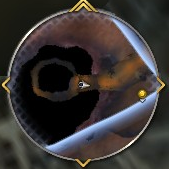
#> input picture tests/fixtures/minimap/cocoon_below_dim_1600x829.png, 169 x 169 px; its folder holds only this picture in this run
$ python world_map_scan.py ../tests/fixtures/minimap/cocoon_below_dim_1600x829.png
#> lines starting #> are read from the running program, lines starting #| are printed output that depends on the picture; after the words box and inside, x2 and y2 are one past the last pixel; in counts of white or black regions, pixels touching at a corner belong together
### src/wowbot/vision/world_map_raster.py
from __future__ import annotations

from dataclasses import dataclass
from collections import deque
import math
from typing import Iterable

import numpy as np

from .models import DetectedFeature, FeatureType, MapPoint
from .opencv_backend import OpenCvComputeBackend, create_opencv_backend

try:
    import cv2  # type: ignore
except Exception:  # pragma: no cover
    cv2 = None


@dataclass(frozen=True, slots=True)
class WorldMapRasterConfig:
    """Calibration-first World Map raster profile.

    Coordinates are relative to the full screenshot. The default profile matches the
    12.1.5 Exile's Reach World Map screenshot supplied for the M7.3 calibration run.
    The detector remains deliberately conservative: it produces feature candidates,
    not authoritative route topology.
    """

    roi_left: float = 0.045
    roi_top: float = 0.108
    roi_right: float = 0.955
    roi_bottom: float = 0.958
    # Fixed exclusion for a future top-left AIPC strip. This is relative to the map ROI.
    exclude_left: float = 0.0
    exclude_top: float = 0.0
    exclude_right: float = 0.0
    exclude_bottom: float = 0.075
    downsample_width: int = 900
    min_component_area_ratio: float = 0.000015
    max_component_area_ratio: float = 0.06
    max_components: int = 180
    corridor_min_line_length: int = 22
    corridor_max_line_gap: int = 9
    hough_threshold: int = 24
    junction_radius_px: int = 11
    junction_branch_min: int = 3
    min_corridor_elongation: float = 2.4
    max_feature_count: int = 80


class WorldMapRasterFeatureExtractor:
    """Extract conservative road/path/intersection candidates from a World Map image."""

    def __init__(self, config: WorldMapRasterConfig | None = None,
                 *, compute_backend: OpenCvComputeBackend | None = None) -> None:
        self.config = config or WorldMapRasterConfig()
        self.compute_backend = compute_backend if compute_backend is not None else create_opencv_backend()

    # [4 lines left out: function compute_diagnostics, not called in this run]

    def extract(self, image: np.ndarray) -> tuple[DetectedFeature, ...]:
        rgb = _as_rgb(image)
        cropped, origin = _crop_roi_with_origin(rgb, self.config)
        if cropped.size == 0:
            return ()
        scale = 1.0
        work = cropped
        if self.config.downsample_width and cropped.shape[1] > self.config.downsample_width:
            scale = self.config.downsample_width / cropped.shape[1]
            new_h = max(1, int(round(cropped.shape[0] * scale)))
            if cv2 is not None:
                work = self.compute_backend.resize(
                    cropped, (self.config.downsample_width, new_h), interpolation=cv2.INTER_AREA)
            else:
                work = cropped[::max(1, int(round(1 / scale))), ::max(1, int(round(1 / scale)))]

        mask = self._corridor_mask(work)
        mask = _apply_exclusion_mask(mask, self.config)
        features = self._extract_corridors(mask, scale, origin, cropped.shape[1], cropped.shape[0])
        features.extend(self._detect_intersections(mask, scale, origin))
        features = _dedupe_features(features)
        features.sort(key=lambda f: (-f.confidence, f.feature_type.value, f.center.y, f.center.x))
        return tuple(features[: self.config.max_feature_count])

    def _corridor_mask(self, rgb: np.ndarray) -> np.ndarray:
        if cv2 is not None:
            # Roads in the supplied map are thin, locally contrasting corridors. Use
            # Canny + a mild morphological close, then reject extremely dense texture.
            _gray, closed, contrast = self.compute_backend.raster_corridor_primitives(rgb)
            # Avoid a pure edge map being interpreted as roads by requiring local
            # luminance contrast around edge pixels.
            return (closed > 0) & (contrast >= 8)
        return _fallback_edge_mask(rgb)

    def _extract_corridors(self, mask: np.ndarray, scale: float, origin: tuple[int, int], full_w: int, full_h: int) -> list[DetectedFeature]:
        h, w = mask.shape
        features: list[DetectedFeature] = []
        min_area = max(6, int(h * w * self.config.min_component_area_ratio))
        max_area = max(min_area, int(h * w * self.config.max_component_area_ratio))
        if cv2 is not None:
            num, labels, stats, centroids = cv2.connectedComponentsWithStats(mask.astype(np.uint8), connectivity=8)
            indices = range(1, num)
            indices = sorted(indices, key=lambda i: int(stats[i, cv2.CC_STAT_AREA]), reverse=True)[: self.config.max_components]
            for i in indices:
                area = int(stats[i, cv2.CC_STAT_AREA])
                if area < min_area or area > max_area:
                    continue
                x, y, bw, bh = (int(stats[i, j]) for j in range(4))
                elongation = max(bw, bh) / max(1, min(bw, bh))
                if elongation < self.config.min_corridor_elongation:
                    continue
                cx, cy = map(float, centroids[i])
                confidence = min(0.9, 0.40 + 0.20 * min(1.0, elongation / 8.0) + 0.20 * min(1.0, area / max(40, max(bw, bh) * 2)))
                feature_type = FeatureType.ROAD if elongation >= 3.5 else FeatureType.PATH
                ox, oy = origin
                features.append(DetectedFeature(feature_type, MapPoint((cx / scale) + ox, (cy / scale) + oy), confidence, bw / scale, bh / scale, {"source": "world_map_raster", "candidate": "true", "elongation": f"{elongation:.2f}"}))
            return features

        for comp in _components(mask, max_components=self.config.max_components):
            area = len(comp)
            if area < min_area or area > max_area:
                continue
            ys = np.fromiter((p[0] for p in comp), dtype=np.float32)
            xs = np.fromiter((p[1] for p in comp), dtype=np.float32)
            bw = float(xs.max() - xs.min() + 1)
            bh = float(ys.max() - ys.min() + 1)
            elongation = max(bw, bh) / max(1.0, min(bw, bh))
            if elongation < self.config.min_corridor_elongation:
                continue
            ox, oy = origin
            cx, cy = float(xs.mean()), float(ys.mean())
            feature_type = FeatureType.ROAD if elongation >= 3.5 else FeatureType.PATH
            confidence = min(0.9, 0.4 + 0.2 * min(1.0, elongation / 8.0))
            features.append(DetectedFeature(feature_type, MapPoint((cx / scale) + ox, (cy / scale) + oy), confidence, bw / scale, bh / scale, {"source": "world_map_raster", "candidate": "true"}))
        return features

    def _detect_intersections(self, mask: np.ndarray, scale: float, origin: tuple[int, int]) -> list[DetectedFeature]:
        if cv2 is None:
            return _fallback_intersections(mask, scale, origin, self.config.junction_radius_px)
        radius = max(4, self.config.junction_radius_px)
        kernel = cv2.getStructuringElement(cv2.MORPH_ELLIPSE, (2 * radius + 1, 2 * radius + 1))
        density = cv2.filter2D(mask.astype(np.uint8), -1, kernel, borderType=cv2.BORDER_CONSTANT)
        ys, xs = np.where(density >= max(12, int(kernel.sum() * 0.16)))
        picked: list[tuple[int, int]] = []
        for x, y in zip(xs.tolist(), ys.tolist()):
            if any((x - px) ** 2 + (y - py) ** 2 < (radius * 2) ** 2 for px, py in picked):
                continue
            patch = mask[max(0, y-radius):min(mask.shape[0], y+radius+1), max(0, x-radius):min(mask.shape[1], x+radius+1)]
            branches = _branch_count_fast(patch)
            if branches >= self.config.junction_branch_min:
                picked.append((x, y))
        ox, oy = origin
        return [DetectedFeature(FeatureType.INTERSECTION, MapPoint(x / scale + ox, y / scale + oy), min(0.95, 0.56 + 0.08 * branches), metadata={"source": "world_map_raster", "candidate": "true", "branches": str(branches)}) for x, y in picked[:40] for branches in [_branch_count_fast(mask[max(0, y-radius):min(mask.shape[0], y+radius+1), max(0, x-radius):min(mask.shape[1], x+radius+1)])]]


def _as_rgb(image: np.ndarray) -> np.ndarray:
    if image.ndim != 3 or image.shape[2] not in (3, 4):
        raise ValueError("expected image array shaped (H,W,3) or (H,W,4)")
    return image[..., :3]


def _crop_roi_with_origin(image: np.ndarray, cfg: WorldMapRasterConfig) -> tuple[np.ndarray, tuple[int, int]]:
    h, w, _ = image.shape
    x0 = int(np.clip(cfg.roi_left, 0, 1) * w)
    y0 = int(np.clip(cfg.roi_top, 0, 1) * h)
    x1 = int(np.clip(cfg.roi_right, 0, 1) * w)
    y1 = int(np.clip(cfg.roi_bottom, 0, 1) * h)
    return image[y0:y1, x0:x1], (x0, y0)


def _apply_exclusion_mask(mask: np.ndarray, cfg: WorldMapRasterConfig) -> np.ndarray:
    out = mask.copy()
    h, w = out.shape
    x0 = int(np.clip(cfg.exclude_left, 0, 1) * w)
    y0 = int(np.clip(cfg.exclude_top, 0, 1) * h)
    x1 = int(np.clip(cfg.exclude_right, 0, 1) * w)
    y1 = int(np.clip(cfg.exclude_bottom, 0, 1) * h)
    if x1 > x0 and y1 > y0:
        out[y0:y1, x0:x1] = False
    return out


def _branch_count_fast(patch: np.ndarray) -> int:
    if patch.size == 0:
        return 0
    h, w = patch.shape
    cy, cx = h // 2, w // 2
    if not patch[cy, cx]:
        ys, xs = np.where(patch)
        if len(xs) == 0:
            return 0
        cy, cx = int(ys[len(ys)//2]), int(xs[len(xs)//2])
    radius = max(2, min(h, w) // 3)
    dirs = ((-1,0),(0,1),(1,0),(0,-1),(-1,1),(1,1),(1,-1),(-1,-1))
    occupied = []
    for dy, dx in dirs:
        y = int(np.clip(cy + dy * radius, 0, h - 1)); x = int(np.clip(cx + dx * radius, 0, w - 1))
        occupied.append(bool(patch[y, x]))
    return sum(occupied)


# [58 lines left out: functions _fallback_edge_mask, _fallback_intersections, _components, not called in this run]


def _dedupe_features(features: list[DetectedFeature]) -> list[DetectedFeature]:
    out: list[DetectedFeature] = []
    for f in features:
        if any(g.feature_type == f.feature_type and math.hypot(g.center.x-f.center.x, g.center.y-f.center.y) < 14 for g in out):
            continue
        out.append(f)
    return out

### src/wowbot/vision/opencv_backend.py
"""Capability-gated OpenCV CPU/CUDA execution for vision preprocessing.

The CUDA path is optional and never an authority or a semantic shortcut.  A
normal PyPI OpenCV build commonly exposes ``cv2.cuda`` while containing no
CUDA device code; therefore module presence alone is deliberately insufficient.
Every fused operation falls back atomically to its CPU equivalent on an
unsupported primitive or runtime CUDA error.
"""
from __future__ import annotations

from dataclasses import asdict, dataclass
import os
from typing import Any

import numpy as np

try:  # pragma: no cover - import failure is exercised through injection
    import cv2 as _cv2  # type: ignore
except Exception:  # pragma: no cover
    _cv2 = None


@dataclass(frozen=True, slots=True)
class OpenCvBackendStatus:
    requested: str
    active: str
    cuda_device_count: int
    cuda_available: bool
    reason: str
    accelerated_batches: int
    cpu_batches: int
    runtime_fallbacks: int
    last_fallback_reason: str | None


class OpenCvComputeBackend:
    """Run eligible OpenCV batches on CUDA and retain a lossless CPU fallback.

    ``AUTO`` is the production default.  ``CUDA`` requests acceleration but is
    intentionally non-strict: an AMD/Intel machine, a CPU-only OpenCV wheel, or
    a CUDA runtime error selects CPU and remains operational.  This class keeps
    uploads/downloads at batch boundaries instead of bouncing every primitive
    between host and device memory.
    """

    _MODES = {"AUTO", "CPU", "CUDA"}
    _REQUIRED_CUDA_APIS = (
        "cvtColor", "resize", "createGaussianFilter",
        "createBoxFilter", "createCannyEdgeDetector",
        "createMorphologyFilter", "absdiff", "split",
    )

    def __init__(self, mode: str | None = None, *, cv_module: Any = None) -> None:
        self.cv = _cv2 if cv_module is None else cv_module
        # OpenCV otherwise defaults to every logical CPU (12 on the live
        # laptop). PyTorch/Ultralytics has its own pool, so concurrent detector
        # refreshes caused severe oversubscription and 500-900 ms tracker
        # stalls. Small vision ROIs are faster and much steadier with a bounded
        # pool. This affects execution only, never perception semantics.
        try:
            cv_threads = max(1, int(os.getenv("WOWBOT_OPENCV_THREADS", "2")))
            if self.cv is not None and hasattr(self.cv, "setNumThreads"):
                self.cv.setNumThreads(cv_threads)
        except (TypeError, ValueError):
            cv_threads = 2
        self.cpu_thread_limit = cv_threads
        requested = str(mode or os.getenv("WOWBOT_OPENCV_BACKEND", "AUTO")).upper()
        if requested not in self._MODES:
            raise ValueError("WOWBOT_OPENCV_BACKEND must be AUTO, CPU, or CUDA")
        self.requested = requested
        self._accelerated_batches = 0
        self._cpu_batches = 0
        self._runtime_fallbacks = 0
        self._last_fallback_reason: str | None = None
        self.cuda_device_count, capability_reason = self._probe_cuda()
        self.cuda_available = self.cuda_device_count > 0 and capability_reason == "cuda_ready"
        if requested == "CPU":
            self.active, self.reason = "CPU", "cpu_requested"
        elif self.cuda_available:
            self.active, self.reason = "CUDA", "cuda_ready"
        else:
            self.active, self.reason = "CPU", capability_reason

    def _probe_cuda(self) -> tuple[int, str]:
        if self.cv is None:
            return 0, "opencv_unavailable"
        cuda = getattr(self.cv, "cuda", None)
        gpu_mat = getattr(self.cv, "cuda_GpuMat", None)
        if cuda is None or gpu_mat is None:
            return 0, "opencv_cuda_api_missing"
        try:
            count = int(cuda.getCudaEnabledDeviceCount())
        except Exception as exc:
            return 0, f"cuda_probe_failed:{type(exc).__name__}"
        if count <= 0:
            return 0, "no_cuda_enabled_opencv_device"
        missing = [name for name in self._REQUIRED_CUDA_APIS if not hasattr(cuda, name)]
        if missing:
            return count, "cuda_primitives_missing:" + ",".join(missing)
        return count, "cuda_ready"

    # [12 lines left out: function status, not called in this run]

    def diagnostics(self) -> dict[str, Any]:
        return {**asdict(self.status()), "cpu_thread_limit": self.cpu_thread_limit}

    # [38 lines left out: functions resize, world3d_gray, not called in this run]

    def raster_corridor_primitives(self, rgb: np.ndarray) -> tuple[np.ndarray, np.ndarray, np.ndarray]:
        """Return gray, closed-edge and local-contrast images as one batch."""
        if self.active == "CUDA":
            try:
                gpu = self._upload(rgb)
                gray = self.cv.cuda.cvtColor(gpu, self.cv.COLOR_RGB2GRAY)
                canny = self.cv.cuda.createCannyEdgeDetector(45., 115., 3, True)
                edges = canny.detect(gray)
                kernel = self.cv.getStructuringElement(self.cv.MORPH_ELLIPSE, (3, 3))
                morph = self.cv.cuda.createMorphologyFilter(
                    self.cv.MORPH_CLOSE, edges.type(), kernel)
                closed = morph.apply(edges)
                mean_filter = self.cv.cuda.createBoxFilter(gray.type(), gray.type(), (9, 9))
                local_mean = mean_filter.apply(gray)
                contrast = self.cv.cuda.absdiff(gray, local_mean)
                result = gray.download(), closed.download(), contrast.download()
                self._accelerated_batches += 1
                return result
            except Exception as exc:
                self._record_fallback("raster_corridor_primitives", exc)
        self._cpu_batches += 1
        gray = self.cv.cvtColor(rgb, self.cv.COLOR_RGB2GRAY)
        edges = self.cv.Canny(gray, 45, 115, L2gradient=True)
        kernel = self.cv.getStructuringElement(self.cv.MORPH_ELLIPSE, (3, 3))
        closed = self.cv.morphologyEx(edges, self.cv.MORPH_CLOSE, kernel, iterations=1)
        local_mean = self.cv.blur(gray, (9, 9))
        return gray, closed, self.cv.absdiff(gray, local_mean)

    # [48 lines left out: functions graph_line_primitives, morphology_close, _upload, not called in this run]

    def _record_fallback(self, operation: str, exc: Exception) -> None:
        self._runtime_fallbacks += 1
        self._last_fallback_reason = f"{operation}:{type(exc).__name__}:{exc}"


def create_opencv_backend(mode: str | None = None) -> OpenCvComputeBackend | None:
    """Return a usable backend, or ``None`` when OpenCV is not installed."""
    if _cv2 is None:
        return None
    return OpenCvComputeBackend(mode)

### src/wowbot/vision/models.py
from __future__ import annotations

from dataclasses import dataclass, field
from enum import StrEnum
from typing import Optional


class FeatureType(StrEnum):
    ROAD = "ROAD"
    PATH = "PATH"
    INTERSECTION = "INTERSECTION"
    BRIDGE = "BRIDGE"
    ENTRANCE = "ENTRANCE"
    BLOCKED_REGION = "BLOCKED_REGION"
    POI = "POI"
    ZONE_BOUNDARY = "ZONE_BOUNDARY"


@dataclass(frozen=True, slots=True)
class MapPoint:
    x: float
    y: float


@dataclass(frozen=True, slots=True)
class WorldPosition:
    x: float
    y: float
    z: float = 0.0


@dataclass(frozen=True, slots=True)
class DetectedFeature:
    feature_type: FeatureType
    center: MapPoint
    confidence: float
    width: float = 0.0
    height: float = 0.0
    metadata: dict[str, str] = field(default_factory=dict)

    def __post_init__(self) -> None:
        if not 0.0 <= self.confidence <= 1.0:
            raise ValueError("confidence must be within [0, 1]")


@dataclass(frozen=True, slots=True)
class MarkerObservation:
    marker_type: str
    position: MapPoint
    confidence: float
    label: Optional[str] = None
    marker_color: Optional[str] = None
    relation: Optional[str] = None
    symbol: Optional[str] = None
    bearing_degrees: Optional[float] = None
    candidate_labels: tuple[str, ...] = ()
    evidence: tuple[str, ...] = ()
    bbox: Optional[tuple[int, int, int, int]] = None

    def __post_init__(self) -> None:
        if not 0.0 <= self.confidence <= 1.0:
            raise ValueError("confidence must be within [0, 1]")


@dataclass(frozen=True, slots=True)
class MapMarker:
    """Surface-neutral tracked marker; appearance is not semantic meaning."""
    marker_id: str
    track_id: str
    surface: str
    belief: str
    confidence: float
    position: Optional[dict[str, float | str]] = None
    local_position: Optional[dict[str, float | str]] = None
    world_position_if_proven: Optional[dict[str, float | int | str]] = None
    bbox: Optional[dict[str, float | int | str]] = None
    visual_signature: Optional[dict[str, object]] = None
    candidate_labels: tuple[str, ...] = ()
    entity_candidates: tuple[dict[str, object], ...] = ()
    quest_candidates: tuple[dict[str, object], ...] = ()
    evidence: tuple[object, ...] = ()
    lifecycle: str = "TENTATIVE"
    semantic_type: str = "UNKNOWN"

    # [35 lines left out: functions __post_init__, from_payload, not called in this run]


@dataclass(frozen=True, slots=True)
class HeadingObservation:
    degrees: float
    confidence: float

    def __post_init__(self) -> None:
        if not 0.0 <= self.confidence <= 1.0:
            raise ValueError("confidence must be within [0, 1]")


@dataclass(frozen=True, slots=True)
class WorldMapObservation:
    width: int
    height: int
    player_marker: Optional[MapPoint]
    markers: tuple[MarkerObservation, ...] = ()
    features: tuple[DetectedFeature, ...] = ()
    zone: Optional[str] = None
    observed_at: float = 0.0


@dataclass(frozen=True, slots=True)
class MinimapObservation:
    width: int
    height: int
    player_marker: MapPoint
    heading: Optional[HeadingObservation] = None
    markers: tuple[MarkerObservation, ...] = ()
    features: tuple[DetectedFeature, ...] = ()
    observed_at: float = 0.0
    center_radius_px: float = 0.0
    usable_radius_px: float = 0.0

    # [14 lines left out: functions marker_relative, marker_normalized, not called in this run]

    def marker_distance_px(self, marker: MarkerObservation) -> float:
        dx, dy = self.marker_relative(marker)
        return (dx * dx + dy * dy) ** 0.5


@dataclass(frozen=True, slots=True)
class WorldObservation:
    visible_entities: tuple[dict[str, object], ...] = ()
    obstacles: tuple[DetectedFeature, ...] = ()
    observed_at: float = 0.0


@dataclass(frozen=True, slots=True)
class NavigationVisionObservation:
    world_map: Optional[WorldMapObservation] = None
    minimap: Optional[MinimapObservation] = None
    world: Optional[WorldObservation] = None
    addon_facts: dict[str, object] = field(default_factory=dict)
    observed_at: float = 0.0
    context_id: Optional[str] = None
    player_world_position: Optional[WorldPosition] = None
    position_confidence: float = 0.0

### tools/world_map_scan.py
from __future__ import annotations
import argparse
import json
from pathlib import Path

import numpy as np
from PIL import Image, ImageDraw

from wowbot.vision.world_map_raster import WorldMapRasterFeatureExtractor, WorldMapRasterConfig


def main() -> int:
    parser = argparse.ArgumentParser(description="Scan a WoW World Map screenshot into feature candidates.")
    parser.add_argument("image")
    parser.add_argument("--output", default="world_map_features.json")
    parser.add_argument("--annotated-output", default=None)
    parser.add_argument("--roi", nargs=4, type=float, metavar=("LEFT","TOP","RIGHT","BOTTOM"), default=None)
    args = parser.parse_args()
    image = Image.open(args.image).convert("RGB")
#> image is the input picture: PIL image 169x169 RGB; mean R, G, B 56.6, 52.3, 50.7
    arr = np.asarray(image)
    cfg = WorldMapRasterConfig()
    if args.roi:
        cfg = WorldMapRasterConfig(roi_left=args.roi[0], roi_top=args.roi[1], roi_right=args.roi[2], roi_bottom=args.roi[3])
    features = WorldMapRasterFeatureExtractor(cfg).extract(arr)
#> in extract, `cropped, origin = _crop_roi_with_origin(rgb, self.config)`:
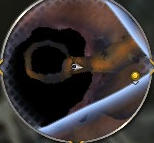
#> cropped: shape (143, 154, 3); mean R, G, B 59.1, 53.7, 54
#> in extract, `cropped, origin = _crop_roi_with_origin(rgb, self.config)`: origin = (7, 18)
#> in raster_corridor_primitives, `gray = self.cv.cvtColor(rgb, self.cv.COLOR_RGB2GRAY)`:
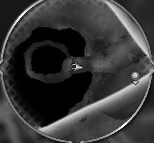
#> gray: shape (143, 154); min 0, max 254, mean 55.4
#> in raster_corridor_primitives, `edges = self.cv.Canny(gray, 45, 115, L2gradient=True)`:
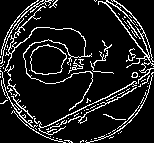
#> edges: shape (143, 154); 12% white in thin lines or dots
#> in raster_corridor_primitives, `closed = self.cv.morphologyEx(edges, self.cv.MORPH_CLOSE, kernel, iter..`:
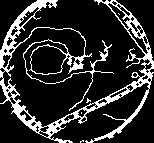
#> closed: shape (143, 154); 17.5% white; 6 white regions (5 under 20 px), largest, box (x1, y1, x2, y2) and area: (0, 0, 154, 143) 3829
#> in raster_corridor_primitives, `local_mean = self.cv.blur(gray, (9, 9))`:
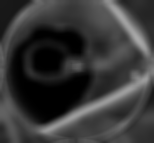
#> local_mean: shape (143, 154); min 0, max 169, mean 55.4
#> in _corridor_mask, `_gray, closed, contrast = self.compute_backend.raster_corridor_primiti..`:
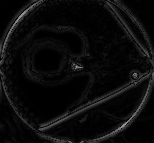
#> contrast: shape (143, 154); min 0, max 153, mean 11.3
#> in _corridor_mask, `return (closed > 0) & (contrast >= 8)`:
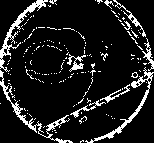
#> returned value: shape (143, 154) bool; 11.8% white in thin lines or dots
#> (the rest of the program and of its run is left out)
